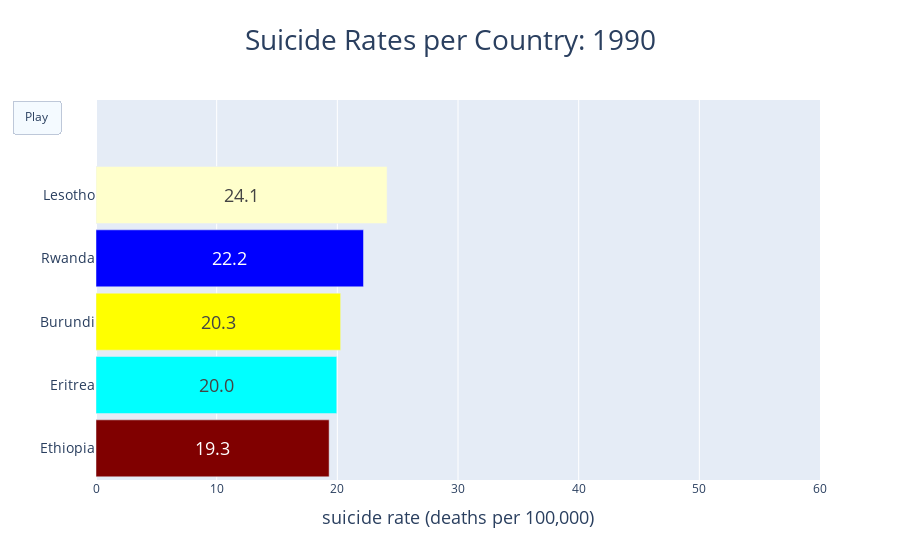

Source (notebook cell):
### Code cell
## we create one frame and then loop through each key and values of dict to complete the race bar

fig = go.Figure(
    data=[
        go.Bar(
        x=n_frame['one']['suicide rate (deaths per 100,000)'], y=n_frame['one']['country'],orientation='h',
        text=n_frame['one']['suicide rate (deaths per 100,000)'], texttemplate='%{text:.3s}',
        textfont={'size':18}, textposition='inside', insidetextanchor='middle',
        width=0.9, marker={'color':n_frame['one']['color_code']})
    ],
    layout=go.Layout(
        xaxis=dict(range=[0, 60], autorange=False, title=dict(text='suicide rate (deaths per 100,000)',font=dict(size=18))),
        yaxis=dict(range=[-0.5, 5.5], autorange=False,tickfont=dict(size=14)),
        title=dict(text='Suicide Rates per Country: 1990',font=dict(size=28),x=0.5,xanchor='center'),
        # Add button
        updatemenus=[dict(
            type="buttons",
            buttons=[dict(label="Play",
                          method="animate",
                          # https://github.com/plotly/plotly.js/blob/master/src/plots/animation_attributes.js
                          args=[None,
                          {"frame": {"duration": 1000, "redraw": True},
                          "transition": {"duration":250,
                          "easing": "linear"}}]
            )]
        )]
    ),
    frames=[
            go.Frame(
                data=[
                        go.Bar(x=value['suicide rate (deaths per 100,000)'], y=value['country'],
                        orientation='h',text=value['suicide rate (deaths per 100,000)'],
                        marker={'color':value['color_code']})
                    ],
                layout=go.Layout(
                        xaxis=dict(range=[0, 60], autorange=False),
                        yaxis=dict(range=[-0.5, 5.5], autorange=False,tickfont=dict(size=14)),
                        title=dict(text='Suicide Rates per Country: '+str(value['year'].values[0]),
                        font=dict(size=28))
                    )
            )
        for key, value in n_frame.items()
    ]
)

#-------------------------------------------
pio.show(fig)

### Figure 1 — Plotly figure (JSON) as saved in the notebook; plotly's stock layout.template omitted (floating-point values rounded to 4 significant figures)
{"data": [{"insidetextanchor": "middle", "marker": {"color": ["#800000", "#00FFFF", "#FFFF00", "#0000FF", "#FFFFCC"]}, "orientation": "h", "text": [19.32, 19.95, 20.27, 22.17, 24.12], "textfont": {"size": 18}, "textposition": "inside", "texttemplate": "%{text:.3s}", "type": "bar", "width": 0.9, "x": [19.32, 19.95, 20.27, 22.17, 24.12], "y": ["Ethiopia", "Eritrea", "Burundi", "Rwanda", "Lesotho"]}], "layout": {"title": {"font": {"size": 28}, "text": "Suicide Rates per Country: 1990", "x": 0.5, "xanchor": "center"}, "updatemenus": [{"buttons": [{"args": [null, {"frame": {"duration": 1000, "redraw": true}, "transition": {"duration": 250, "easing": "linear"}}], "label": "Play", "method": "animate"}], "type": "buttons"}], "xaxis": {"autorange": false, "range": [0, 60], "title": {"font": {"size": 18}, "text": "suicide rate (deaths per 100,000)"}}, "yaxis": {"autorange": false, "range": [-0.5, 5.5], "tickfont": {"size": 14}}}}
